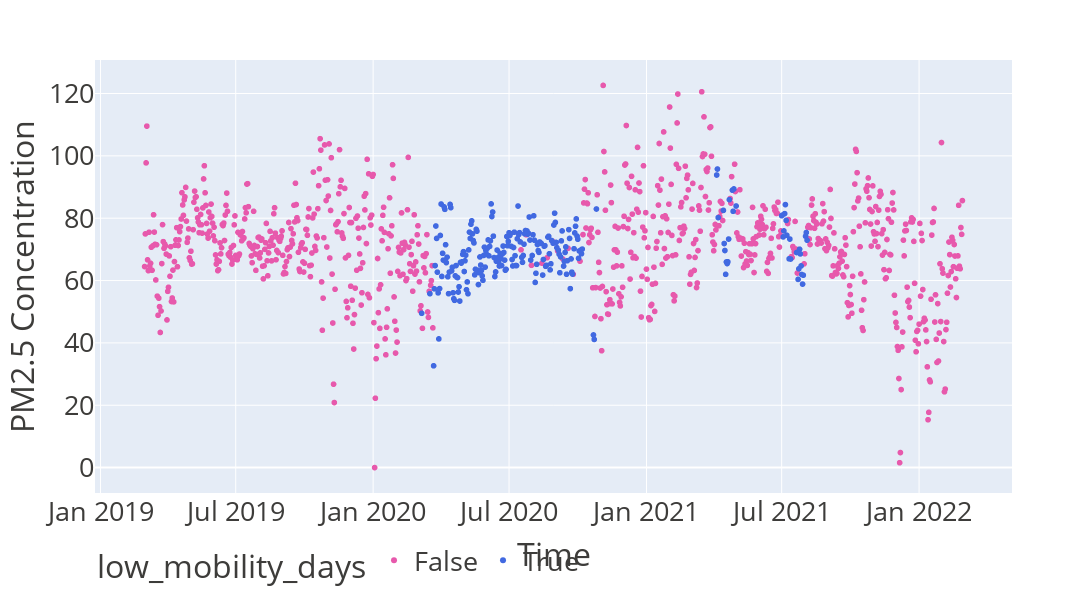

Notebook code cell kept with this figure:
### Code cell
fig = px.scatter(time_series_stationary_cp['2019-03':'2022-02'],x=time_series_stationary['2019-03':'2022-02'].index,y='PM2.5 Concentration',color='low_mobility_days',color_discrete_map={True:'royalblue',False:'#E759AC'}) #rougepink
fig.update_layout(
    autosize=False, width=1500, height=600,
    title="",
    xaxis_title="Time",
    font=dict(size=27, color="#3D3C3A"),
    legend_orientation='h'
)
fig.show()

### Figure 1 — Plotly figure (JSON) as saved in the notebook; plotly's stock layout.template omitted (floating-point values rounded to 4 significant figures; data arrays with more than 128 entries replaced by an {"elided": "..."} marker saying what was removed)
{"data": [{"hovertemplate": "low_mobility_days=False<br>x=%{x}<br>PM2.5 Concentration=%{y}<extra></extra>", "legendgroup": "False", "marker": {"color": "#E759AC", "symbol": "circle"}, "mode": "markers", "name": "False", "showlegend": true, "type": "scattergl", "x": {"elided": "863 str values"}, "xaxis": "x", "y": {"elided": "863 float values"}, "yaxis": "y"}, {"hovertemplate": "low_mobility_days=True<br>x=%{x}<br>PM2.5 Concentration=%{y}<extra></extra>", "legendgroup": "True", "marker": {"color": "royalblue", "symbol": "circle"}, "mode": "markers", "name": "True", "showlegend": true, "type": "scattergl", "x": {"elided": "233 str values"}, "xaxis": "x", "y": {"elided": "233 float values"}, "yaxis": "y"}], "layout": {"autosize": false, "font": {"color": "#3D3C3A", "size": 27}, "height": 600, "legend": {"orientation": "h", "title": {"text": "low_mobility_days"}, "tracegroupgap": 0}, "margin": {"t": 60}, "title": {"text": ""}, "width": 1500, "xaxis": {"anchor": "y", "domain": [0.0, 1.0], "title": {"text": "Time"}}, "yaxis": {"anchor": "x", "domain": [0.0, 1.0], "title": {"text": "PM2.5 Concentration"}}}}
